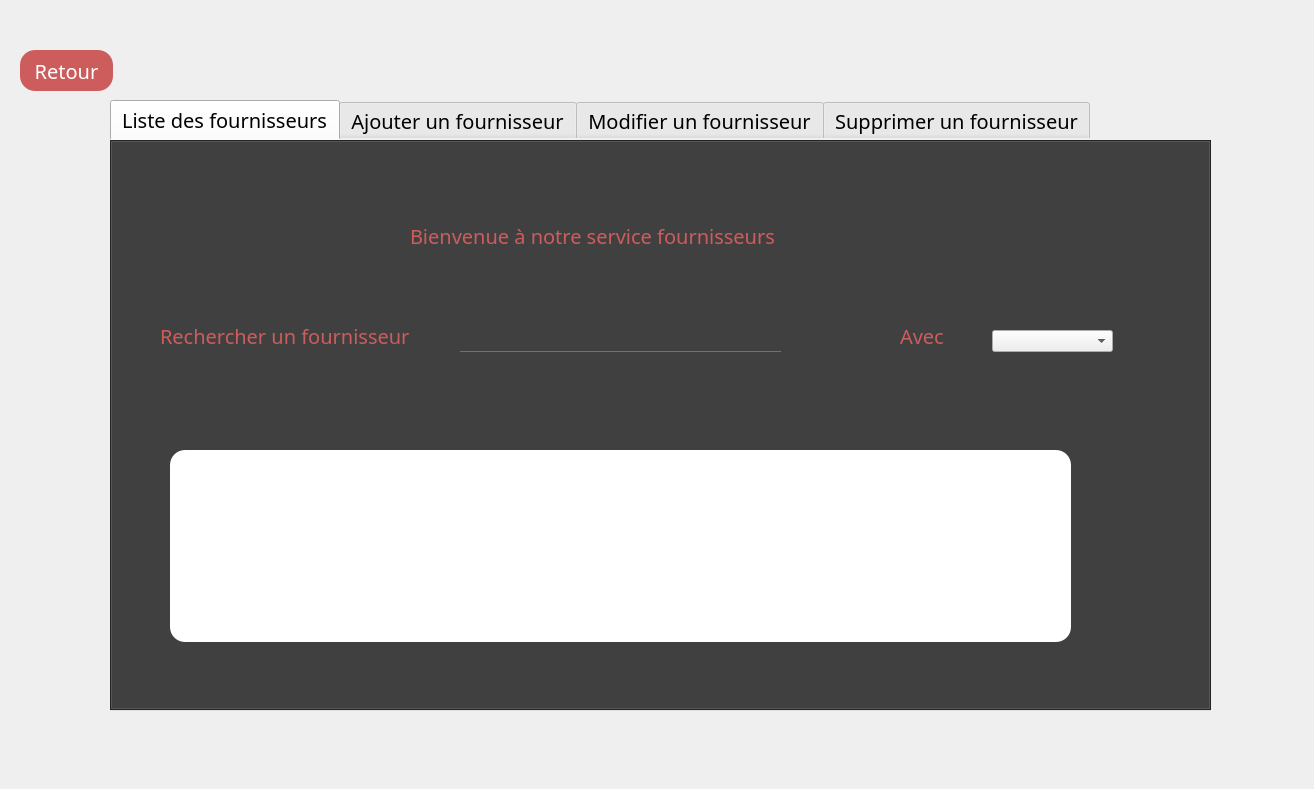
<?xml version="1.0" encoding="UTF-8"?>
<ui version="4.0">
 <class>Fournisseur</class>
 <widget class="QDialog" name="Fournisseur">
  <property name="geometry">
   <rect>
    <x>0</x>
    <y>0</y>
    <width>1314</width>
    <height>789</height>
   </rect>
  </property>
  <property name="windowTitle">
   <string>Dialog</string>
  </property>
  <property name="styleSheet">
   <string notr="true">*{
font-family:century gothic;
font-size :20px;

}
 QTabWidget{
background:#333;
border-radius:15px;
}

QLabel {
postion:center;
color :#CD5C5C;
}
QTableView {
background:white;
border-radius:15px;
font-size :20px;

}
QPushButton {
background: #CD5C5C;border:none;
color:white;
 border-radius: 15px;
}
QPushButton:hover
{ color:white;
 border-radius: 15px;
background-color :#F08080;border:none;
}</string>
  </property>
  <widget class="QTabWidget" name="tabWidget">
   <property name="geometry">
    <rect>
     <x>110</x>
     <y>100</y>
     <width>1101</width>
     <height>611</height>
    </rect>
   </property>
   <property name="toolTip">
    <string>&lt;html&gt;&lt;head/&gt;&lt;body&gt;&lt;p&gt;Liste des materiels&lt;/p&gt;&lt;/body&gt;&lt;/html&gt;</string>
   </property>
   <property name="styleSheet">
    <string notr="true"/>
   </property>
   <property name="currentIndex">
    <number>0</number>
   </property>
   <widget class="QWidget" name="tab">
    <attribute name="title">
     <string>Liste des fournisseurs</string>
    </attribute>
    <widget class="QLabel" name="label">
     <property name="geometry">
      <rect>
       <x>300</x>
       <y>70</y>
       <width>431</width>
       <height>51</height>
      </rect>
     </property>
     <property name="text">
      <string>Bienvenue à notre service fournisseurs</string>
     </property>
    </widget>
    <widget class="QLabel" name="label_2">
     <property name="geometry">
      <rect>
       <x>50</x>
       <y>170</y>
       <width>271</width>
       <height>51</height>
      </rect>
     </property>
     <property name="text">
      <string>Rechercher un fournisseur</string>
     </property>
    </widget>
    <widget class="QLabel" name="label_3">
     <property name="geometry">
      <rect>
       <x>790</x>
       <y>170</y>
       <width>241</width>
       <height>51</height>
      </rect>
     </property>
     <property name="text">
      <string>Avec</string>
     </property>
    </widget>
    <widget class="QComboBox" name="comboBox">
     <property name="geometry">
      <rect>
       <x>882</x>
       <y>190</y>
       <width>121</width>
       <height>22</height>
      </rect>
     </property>
    </widget>
    <widget class="QTableView" name="tableView">
     <property name="geometry">
      <rect>
       <x>60</x>
       <y>310</y>
       <width>901</width>
       <height>192</height>
      </rect>
     </property>
     <property name="styleSheet">
      <string notr="true">/*QTableView::item
{
anchors.fill: racesWindow
        width: 840
        height: 400
       
}
*/</string>
     </property>
    </widget>
    <widget class="QLineEdit" name="filter_line">
     <property name="geometry">
      <rect>
       <x>350</x>
       <y>190</y>
       <width>321</width>
       <height>22</height>
      </rect>
     </property>
     <property name="styleSheet">
      <string notr="true">QLineEdit{
background:transparent;
border:none;
color: #717072;
border-bottom:1px solid #717072;
}</string>
     </property>
    </widget>
   </widget>
   <widget class="QWidget" name="tab_2">
    <attribute name="title">
     <string>Ajouter un fournisseur</string>
    </attribute>
    <widget class="QLabel" name="label_4">
     <property name="geometry">
      <rect>
       <x>290</x>
       <y>40</y>
       <width>431</width>
       <height>51</height>
      </rect>
     </property>
     <property name="text">
      <string>Bienvenue à notre service fournisseur</string>
     </property>
    </widget>
    <widget class="QLabel" name="label_5">
     <property name="geometry">
      <rect>
       <x>20</x>
       <y>160</y>
       <width>241</width>
       <height>51</height>
      </rect>
     </property>
     <property name="text">
      <string>Cin fournisseur</string>
     </property>
    </widget>
    <widget class="QLabel" name="label_6">
     <property name="geometry">
      <rect>
       <x>20</x>
       <y>230</y>
       <width>241</width>
       <height>51</height>
      </rect>
     </property>
     <property name="text">
      <string>Nom fournisseur</string>
     </property>
    </widget>
    <widget class="QLabel" name="label_8">
     <property name="geometry">
      <rect>
       <x>20</x>
       <y>300</y>
       <width>241</width>
       <height>51</height>
      </rect>
     </property>
     <property name="text">
      <string>Prénom fournisseur</string>
     </property>
    </widget>
    <widget class="QLineEdit" name="cin">
     <property name="geometry">
      <rect>
       <x>330</x>
       <y>170</y>
       <width>321</width>
       <height>22</height>
      </rect>
     </property>
     <property name="styleSheet">
      <string notr="true">QLineEdit{
background:transparent;
border:none;
color: #717072;
border-bottom:1px solid #717072;
}</string>
     </property>
    </widget>
    <widget class="QLineEdit" name="prenom">
     <property name="geometry">
      <rect>
       <x>330</x>
       <y>310</y>
       <width>321</width>
       <height>22</height>
      </rect>
     </property>
     <property name="styleSheet">
      <string notr="true">QLineEdit{
background:transparent;
border:none;
color: #717072;
border-bottom:1px solid #717072;
}</string>
     </property>
    </widget>
    <widget class="QLabel" name="label_9">
     <property name="geometry">
      <rect>
       <x>20</x>
       <y>380</y>
       <width>241</width>
       <height>51</height>
      </rect>
     </property>
     <property name="text">
      <string>Adresse Fournisseur</string>
     </property>
    </widget>
    <widget class="QLineEdit" name="adresse">
     <property name="geometry">
      <rect>
       <x>330</x>
       <y>390</y>
       <width>321</width>
       <height>22</height>
      </rect>
     </property>
     <property name="styleSheet">
      <string notr="true">QLineEdit{
background:transparent;
border:none;
color: #717072;
border-bottom:1px solid #717072;
}</string>
     </property>
    </widget>
    <widget class="QPushButton" name="Submit">
     <property name="geometry">
      <rect>
       <x>840</x>
       <y>510</y>
       <width>221</width>
       <height>51</height>
      </rect>
     </property>
     <property name="styleSheet">
      <string notr="true">QPushButton {
background-color :#CD5C5C;border:none;
color:white;
border-radius:15px;
}</string>
     </property>
     <property name="text">
      <string>Ajouter</string>
     </property>
    </widget>
    <widget class="QLabel" name="label_11">
     <property name="geometry">
      <rect>
       <x>20</x>
       <y>460</y>
       <width>241</width>
       <height>51</height>
      </rect>
     </property>
     <property name="text">
      <string>Numéro de télephone</string>
     </property>
    </widget>
    <widget class="QLineEdit" name="nom">
     <property name="geometry">
      <rect>
       <x>330</x>
       <y>240</y>
       <width>321</width>
       <height>22</height>
      </rect>
     </property>
     <property name="styleSheet">
      <string notr="true">QLineEdit{
background:transparent;
border:none;
color: #717072;
border-bottom:1px solid #717072;
}</string>
     </property>
    </widget>
    <widget class="QLineEdit" name="num">
     <property name="geometry">
      <rect>
       <x>330</x>
       <y>470</y>
       <width>321</width>
       <height>22</height>
      </rect>
     </property>
     <property name="styleSheet">
      <string notr="true">QLineEdit{
background:transparent;
border:none;
color: #717072;
border-bottom:1px solid #717072;
}</string>
     </property>
    </widget>
   </widget>
   <widget class="QWidget" name="tab_3">
    <attribute name="title">
     <string>Modifier un fournisseur</string>
    </attribute>
    <widget class="QLabel" name="label_19">
     <property name="geometry">
      <rect>
       <x>270</x>
       <y>40</y>
       <width>431</width>
       <height>51</height>
      </rect>
     </property>
     <property name="text">
      <string>Bienvenue à notre service fournisseurs</string>
     </property>
    </widget>
    <widget class="QPushButton" name="Submit_5">
     <property name="geometry">
      <rect>
       <x>800</x>
       <y>480</y>
       <width>221</width>
       <height>51</height>
      </rect>
     </property>
     <property name="styleSheet">
      <string notr="true">QPushButton {
background-color :#CD5C5C;border:none;
color:white;
border-radius:15px;
}</string>
     </property>
     <property name="text">
      <string>Modifier</string>
     </property>
    </widget>
    <widget class="QLabel" name="label_7">
     <property name="geometry">
      <rect>
       <x>40</x>
       <y>140</y>
       <width>241</width>
       <height>51</height>
      </rect>
     </property>
     <property name="text">
      <string>Cin fournisseur</string>
     </property>
    </widget>
    <widget class="QLabel" name="label_13">
     <property name="geometry">
      <rect>
       <x>40</x>
       <y>360</y>
       <width>241</width>
       <height>51</height>
      </rect>
     </property>
     <property name="text">
      <string>Adresse Fournisseur</string>
     </property>
    </widget>
    <widget class="QLineEdit" name="prenom_2">
     <property name="geometry">
      <rect>
       <x>350</x>
       <y>290</y>
       <width>321</width>
       <height>22</height>
      </rect>
     </property>
     <property name="styleSheet">
      <string notr="true">QLineEdit{
background:transparent;
border:none;
color: #717072;
border-bottom:1px solid #717072;
}</string>
     </property>
    </widget>
    <widget class="QLineEdit" name="num_2">
     <property name="geometry">
      <rect>
       <x>350</x>
       <y>450</y>
       <width>321</width>
       <height>22</height>
      </rect>
     </property>
     <property name="styleSheet">
      <string notr="true">QLineEdit{
background:transparent;
border:none;
color: #717072;
border-bottom:1px solid #717072;
}</string>
     </property>
    </widget>
    <widget class="QLabel" name="label_14">
     <property name="geometry">
      <rect>
       <x>40</x>
       <y>210</y>
       <width>241</width>
       <height>51</height>
      </rect>
     </property>
     <property name="text">
      <string>Nom fournisseur</string>
     </property>
    </widget>
    <widget class="QLineEdit" name="nom_2">
     <property name="geometry">
      <rect>
       <x>350</x>
       <y>220</y>
       <width>321</width>
       <height>22</height>
      </rect>
     </property>
     <property name="styleSheet">
      <string notr="true">QLineEdit{
background:transparent;
border:none;
color: #717072;
border-bottom:1px solid #717072;
}</string>
     </property>
    </widget>
    <widget class="QLabel" name="label_15">
     <property name="geometry">
      <rect>
       <x>40</x>
       <y>280</y>
       <width>241</width>
       <height>51</height>
      </rect>
     </property>
     <property name="text">
      <string>Prénom fournisseur</string>
     </property>
    </widget>
    <widget class="QLabel" name="label_16">
     <property name="geometry">
      <rect>
       <x>40</x>
       <y>440</y>
       <width>241</width>
       <height>51</height>
      </rect>
     </property>
     <property name="text">
      <string>Numéro de télephone</string>
     </property>
    </widget>
    <widget class="QLineEdit" name="adresse_2">
     <property name="geometry">
      <rect>
       <x>350</x>
       <y>370</y>
       <width>321</width>
       <height>22</height>
      </rect>
     </property>
     <property name="styleSheet">
      <string notr="true">QLineEdit{
background:transparent;
border:none;
color: #717072;
border-bottom:1px solid #717072;
}</string>
     </property>
    </widget>
    <widget class="QComboBox" name="cmb">
     <property name="geometry">
      <rect>
       <x>350</x>
       <y>160</y>
       <width>321</width>
       <height>22</height>
      </rect>
     </property>
    </widget>
   </widget>
   <widget class="QWidget" name="tab_4">
    <attribute name="title">
     <string>Supprimer un fournisseur</string>
    </attribute>
    <widget class="QLabel" name="label_10">
     <property name="geometry">
      <rect>
       <x>40</x>
       <y>160</y>
       <width>271</width>
       <height>51</height>
      </rect>
     </property>
     <property name="text">
      <string>Entrer le code du materiel</string>
     </property>
    </widget>
    <widget class="QLabel" name="label_12">
     <property name="geometry">
      <rect>
       <x>340</x>
       <y>40</y>
       <width>431</width>
       <height>51</height>
      </rect>
     </property>
     <property name="text">
      <string>Bienvenue à notre service fournisseurs</string>
     </property>
    </widget>
    <widget class="QComboBox" name="combo2">
     <property name="geometry">
      <rect>
       <x>380</x>
       <y>180</y>
       <width>381</width>
       <height>22</height>
      </rect>
     </property>
    </widget>
    <widget class="QPushButton" name="pushButton_2">
     <property name="geometry">
      <rect>
       <x>480</x>
       <y>280</y>
       <width>191</width>
       <height>51</height>
      </rect>
     </property>
     <property name="styleSheet">
      <string notr="true">QPushButton {
background-color :#CD5C5C;border:none;
color:white;
border-radius:15px;
}</string>
     </property>
     <property name="text">
      <string>Supprimer</string>
     </property>
    </widget>
   </widget>
  </widget>
  <widget class="QPushButton" name="pushButton">
   <property name="geometry">
    <rect>
     <x>20</x>
     <y>50</y>
     <width>93</width>
     <height>41</height>
    </rect>
   </property>
   <property name="styleSheet">
    <string notr="true">QPushButton {
background-color :#CD5C5C;border:none;
color:white;
border-radius:15px;
}</string>
   </property>
   <property name="text">
    <string>Retour</string>
   </property>
   <property name="icon">
    <iconset>
     <normaloff>../../Desktop/téléchargement.png</normaloff>../../Desktop/téléchargement.png</iconset>
   </property>
  </widget>
 </widget>
 <resources/>
 <connections/>
</ui>
